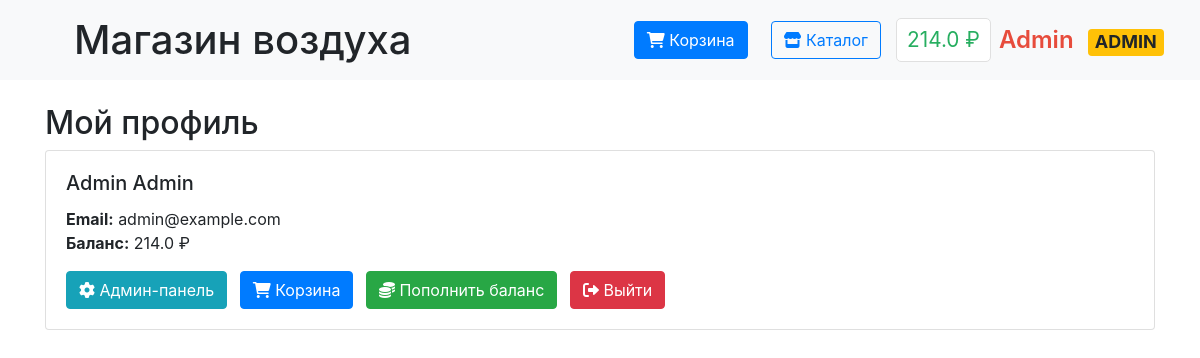
The page /profile (signed in) on the database as committed earlier.
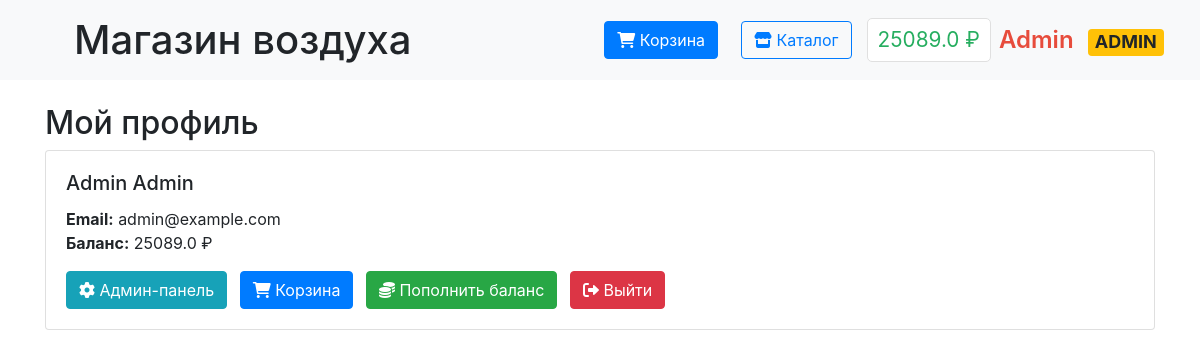
The same page on the database as committed later.
### data/users.py (models this page shows, shortened)
class User(SqlAlchemyBase, UserMixin):
    __tablename__ = 'users'
    id = Column(Integer, primary_key=True, autoincrement=True)
    surname = Column(String, nullable=False)
    name = Column(String, nullable=False)
    email = Column(String, unique=True, nullable=False)
    hashed_password = Column(String, nullable=False)
    balance = Column(Float, default=0)
    is_admin = Column(Boolean, default=False)

### main.py (the view)
@app.route('/profile')
@login_required
def profile():
    return render_template('profile.html', user=current_user)

### data/db_session.py (called while the page is built)
def create_session() -> Session:
    global __factory
    return __factory()

### main.py (called while the page is built)
@login_manager.user_loader
def load_user(user_id):
    db_sess = db_session.create_session()
    return db_sess.get(User, user_id)

### templates/profile.html
{% extends "base.html" %}
{% block content %}
<div class="container mt-4">
    <h2>Мой профиль</h2>
    <div class="card">
        <div class="card-body">
            <h5 class="card-title">{{ user.name }} {{ user.surname }}</h5>
            <p class="card-text">
                <strong>Email:</strong> {{ user.email }}<br>
                <strong>Баланс:</strong> {{ user.balance }} ₽
            </p>
            <div class="mt-3">
                {% if user.is_admin %}
                <a href="{{ url_for('admin_panel') }}" class="btn btn-info mr-2">
                    <i class="fas fa-cog"></i> Админ-панель
                </a>
                {% endif %}
                <a href="{{ url_for('cart') }}" class="btn btn-primary mr-2">
                    <i class="fas fa-shopping-cart"></i> Корзина
                </a>
                <a href="{{ url_for('payment') }}" class="btn btn-success mr-2">
                    <i class="fas fa-coins"></i> Пополнить баланс
                </a>
                <a href="{{ url_for('logout') }}" class="btn btn-danger">
                    <i class="fas fa-sign-out-alt"></i> Выйти
                </a>
            </div>
        </div>
    </div>
</div>
{% endblock %}

### templates/base.html (shortened to what this page needs)
<!doctype html>
<html lang="en">
<head>
    <link rel="stylesheet" href="https://stackpath.bootstrapcdn.com/bootstrap/4.4.1/css/bootstrap.min.css">
    <link rel="stylesheet" href="https://cdnjs.cloudflare.com/ajax/libs/font-awesome/6.0.0/css/all.min.css">
    <link rel="stylesheet" href="{{ url_for('static', filename='css/style.css') }}">
</head>
<body>
<nav class="navbar navbar-light bg-light">
    <div class="navbar-container">
        <h1 class="m-2" style="padding-left: 30px;">Магазин воздуха</h1>
        <div class="nav-section">
            {% if current_user.is_authenticated %}
                <a href="{{ url_for('cart') }}" class="btn btn-primary mr-2">
                    <i class="fas fa-shopping-cart"></i> Корзина
                </a>
                <a href="{{ url_for('index') }}" class="btn btn-outline-primary">
                    <i class="fas fa-store"></i> Каталог
                </a>
                <div class="d-flex align-items-center">
                    <span class="balance mr-2" onclick="window.location.href='{{ url_for('payment') }}'">
                        {{ current_user.balance }} ₽
                    </span>
                    <span class="username {% if current_user.is_admin %}admin-badge{% endif %}"
                          onclick="window.location.href='{{ url_for('profile') }}'">
                        {{ current_user.name }}
                        {% if current_user.is_admin %}<span class="badge badge-warning ml-2">ADMIN</span>{% endif %}
                    </span>
                </div>
            {% endif %}
        </div>
    </div>
</nav>
<main>
    {% block content %}{% endblock %}
</main>
</body>
</html>

Rows that differ between the two databases and show on the page:
changed User "Admin": balance "214.0" → "25089.0"
